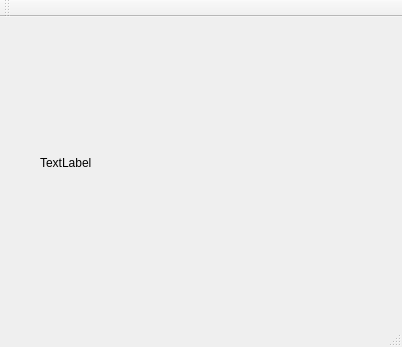
<?xml version="1.0" encoding="UTF-8"?>
<ui version="4.0">
 <class>ServerMainWindow</class>
 <widget class="QMainWindow" name="ServerMainWindow">
  <property name="geometry">
   <rect>
    <x>0</x>
    <y>0</y>
    <width>402</width>
    <height>347</height>
   </rect>
  </property>
  <property name="windowTitle">
   <string>ServerMainWindow</string>
  </property>
  <widget class="QWidget" name="centralWidget">
   <widget class="QLabel" name="label1">
    <property name="geometry">
     <rect>
      <x>40</x>
      <y>10</y>
      <width>341</width>
      <height>271</height>
     </rect>
    </property>
    <property name="text">
     <string>TextLabel</string>
    </property>
   </widget>
  </widget>
  <widget class="QMenuBar" name="menuBar">
   <property name="geometry">
    <rect>
     <x>0</x>
     <y>0</y>
     <width>402</width>
     <height>21</height>
    </rect>
   </property>
  </widget>
  <widget class="QToolBar" name="mainToolBar">
   <attribute name="toolBarArea">
    <enum>TopToolBarArea</enum>
   </attribute>
   <attribute name="toolBarBreak">
    <bool>false</bool>
   </attribute>
  </widget>
  <widget class="QStatusBar" name="statusBar"/>
 </widget>
 <layoutdefault spacing="6" margin="11"/>
 <resources/>
 <connections/>
</ui>
